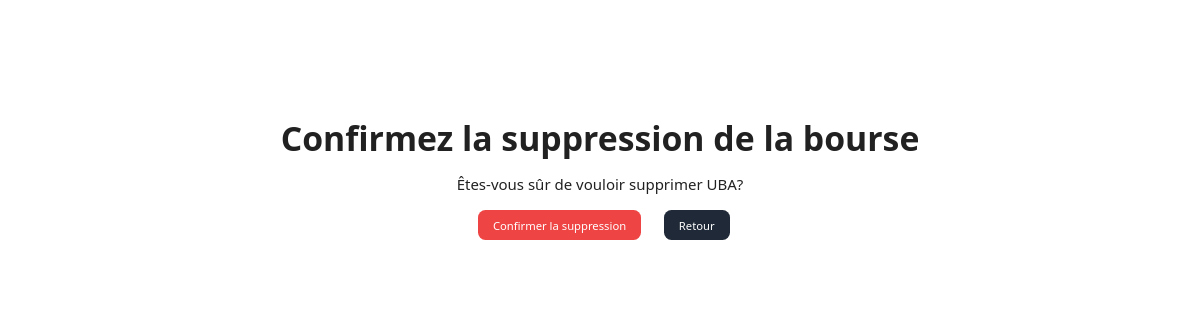
Page /bourse/supprime_bourse/1 (signed in) on the earlier database version.
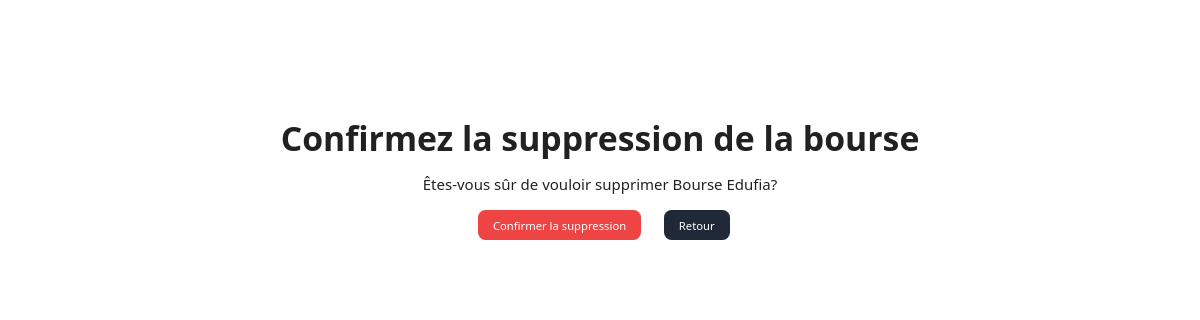
Same page on the later database version.
### Bourse/models.py (models this page shows, shortened)
class Bourse(models.Model):
    titre  = models.CharField(max_length=255)
    publicateur = models.CharField(max_length=255)
    categorie  = models.CharField(max_length=255)
    financement = models.CharField(max_length=255)
    nature = models.CharField(max_length=255)
    lieu = models.CharField(max_length=255, default='')
    niveau = models.CharField(max_length=50, default='')
    description = models.TextField(default='', blank=True, null=True)
    cover_photo = models.ImageField(blank=True, null=True, upload_to="images/")
    fichier_a_joindre = models.FileField(upload_to='bourse_files/', default='')
    likes = models.ManyToManyField(User, related_name='like', default="None", blank="True")
    like_count = models.BigIntegerField(default='0')

### Bourse/views.py (the view)
# urls.py: path('supprime_bourse/<int:bourse_id>', supprime_bourse, name='supprime_bourse'),
@login_required
def supprime_bourse(request, bourse_id):
    bourse = get_object_or_404(Bourse, pk=bourse_id)
    if request.method == 'POST':
        bourse.delete()
        return redirect('bourse:liste_bourse_admin')
    return render(request, 'bourse/supprime_bourse.html', {'bourse': bourse})

### templates/bourse/supprime_bourse.html (shortened to what this page needs)
{% extends 'base/base.html' %}
{% block content %}
<div class="my-16 py-16 px-16 text-center space-y-4">
    <h2 class="font-bold text-4xl ">Confirmez la suppression de la bourse</h2>
    <p>Êtes-vous sûr de vouloir supprimer  {{ bourse.titre }}?</p>
    <form method="post">
        <div class="my-4 space-x-3">
            <button type="submit" class="bg-red-500 text-white text-xs py-2 px-4 mx-2 rounded-lg hover:text-red-500 hover:bg-white transition">Confirmer la suppression</button>
            <a href="{% url 'bourse:details_bourse_admin' bourse_id=bourse.id  %}" class="bg-gray-800 text-white text-xs py-2 px-4 mx-2 rounded-lg hover:bg-blue-600 transition">Retour</a>
        </div>
    </form>
</div>
{% endblock %}

Differences in the rows shown:
changed Bourse: titre "UBA" → "Bourse Edufia"
